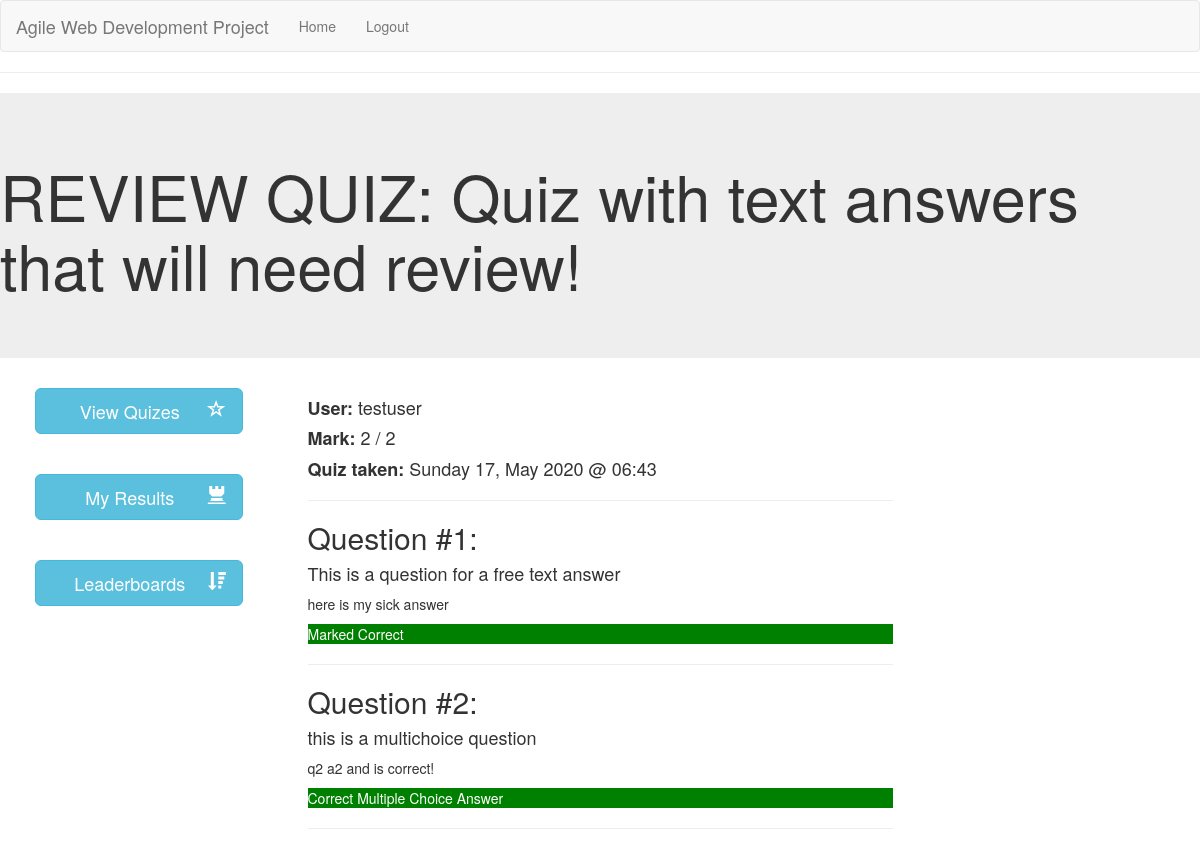
Screenshot of /review_quiz?attempt=11&user=testuser (signed in) with the database file from the repository.
### app/models.py (models this page shows, shortened)
class Qset(db.Model):
    id = db.Column(db.Integer, primary_key=True)
    title = db.Column(db.String(128))
    is_active = db.Column(db.Boolean)

class User(UserMixin, db.Model):
    id = db.Column(db.Integer, primary_key=True)
    username = db.Column(db.String(64), index=True, unique=True)
    first_name = db.Column(db.String(64))
    last_name = db.Column(db.String(64))
    email = db.Column(db.String(120), index=True, unique=True)
    about_me = db.Column(db.String(140))
    last_seen = db.Column(db.DateTime, default=datetime.utcnow)
    password_hash = db.Column(db.String(128))
    is_admin = db.Column(db.Boolean, index=True)

class Question(db.Model):
    id = db.Column(db.Integer, primary_key=True)
    qset_id = db.Column(db.Integer, db.ForeignKey('qset.id'))
    question = db.Column(db.String(256))
    is_multichoice = db.Column(db.Boolean)

class Results(db.Model):
    id = db.Column(db.Integer, primary_key=True)
    user_id = db.Column(db.Integer, db.ForeignKey('user.id'))
    qset_id = db.Column(db.Integer, db.ForeignKey('qset.id'))
    attempt_id = db.Column(db.Integer, db.ForeignKey('attempts.id'))
    question_id = db.Column(db.Integer, db.ForeignKey('question.id'))
    answer_txt = db.Column(db.String(256))
    answer_mc = db.Column(db.Integer, db.ForeignKey('multichoice.id'))
    is_needs_review = db.Column(db.Boolean)
    is_correct = db.Column(db.Boolean)

class Multichoice(db.Model):
    id = db.Column(db.Integer, primary_key=True)
    question_id = db.Column(db.Integer, db.ForeignKey('question.id'))
    answer_selection = db.Column(db.String(128))
    is_correct = db.Column(db.Boolean)

### app/routes.py (the view, shortened to what this page needs)
@app.route('/review_quiz', methods=['GET', 'POST'])
def reviewquiz():
    attempt_id = request.args.get('attempt')
    user = request.args.get('user')
    attemptquery = Attempts.query.filter_by(id=attempt_id).first()
    timestamp = attemptquery.timestamp
    timestamp = timestamp.strftime("%A %d, %B %Y @ %H:%M")
    qset_id = attemptquery.qset_id
    qset = Qset.query.filter_by(id=qset_id).first()
    qset = qset.title
    questions = Question.query.filter_by(qset_id=qset_id).all()
    answers = Results.query.filter_by(attempt_id=attempt_id).all()
    mc_txt = []
    for a in answers:
        if not a.answer_mc is None:
            mc = Multichoice.query.filter_by(id=a.answer_mc).first()
            print(mc.answer_selection, flush=True)
            mc_txt.append(mc.answer_selection)
    return render_template('review_quiz.html', title="Review this Quiz", user=user, timestamp=timestamp, qset=qset, questions=questions, answers=answers, mc_txt=mc_txt)

### app/models.py (called while the page is built)
@login.user_loader
def load_user(id):
    return User.query.get(int(id))

### app/templates/review_quiz.html (shortened to what this page needs)
{% extends "base.html" %}
{% block content %}
<div class="jumbotron">
    <h1>REVIEW QUIZ: {{ qset }}</h1>
</div>
{% set count = namespace(value=0) %}
{% set mc_count = namespace(value=0) %}
{% set correct_count = namespace(value=0) %}
<div class="row">
    <div class="col-sm-3">
        {% if current_user.is_admin %}
            {% include '/admin/admin_menu.html' %}
        {% else %}
            {% include 'side_menu.html' %}
        {% endif %}
    </div>
    <div class="col-sm-6">
        <div>
            <h4><span style="font-weight: bold;">User: </span>{{ user }}</h4>
            <h4><span style="font-weight: bold;">Mark: </span><span id="numCorrect"></span> / <span id="numQuestions"></span></h4>
            <h4><span style="font-weight: bold;">Quiz taken: </span>{{ timestamp }}</h4>
            <hr>
        </div>
        <form action="" method="post" novalidate>
            {% for q in questions %}
                <div id="view-question-{{ count.value }}">
                    <h2>Question #{{ count.value + 1 }}:</h2>
                </div>
                <h4>{{ q.question }}</h4>
                {% if q.is_multichoice %}
                    <p>{{ mc_txt[mc_count.value] }}</p>
                    {% set mc_count.value = mc_count.value + 1 %}
                    {% if answers[count.value].is_correct %}
                        <div style="background-color: green;">
                            <p style="color: white;">Correct Multiple Choice Answer</p>
                            {% set correct_count.value = correct_count.value + 1 %}
                        </div>
                    {% else %}
                        <div style="background-color: red;">
                            <p style="color: white;">Incorrect Multiple Choice Answer</p>
                        </div>
                    {% endif %}
                {% else %}
                    <p>{{ answers[count.value].answer_txt }}</p>
                    {% if answers[count.value].is_correct %}
                        <div style="background-color: green;">
                            <p style="color: white;">Marked Correct</p>
                            {% set correct_count.value = correct_count.value + 1 %}
                        </div>
                    {% elif answers[count.value].is_correct == False %}
                        <div style="background-color: red;">
                            <p style="color: white;">Marked Incorrect</p>
                        </div>
                    {% endif %}
                {% endif %}
                <hr>
                {% set count.value = count.value + 1 %}
            {% endfor %}
        </form>
    </div>
    <div class="col-sm-3">
    </div>
{% endblock %}

### rows the page displays
Qset: title "Quiz with text answers that will need review!"
User: username "testuser"
Question: value "1", question "This is a question for a free text answer", shows "Marked Correct"
Results: answer_txt "here is my sick answer"
Question: count.value+1 "2", question "this is a multichoice question", shows "Correct Multiple Choice Answer"
Multichoice: answer_selection "q2 a2 and is correct!"

### other values shown
{{ timestamp }} "Sunday 17, May 2020 @ 06:43"
